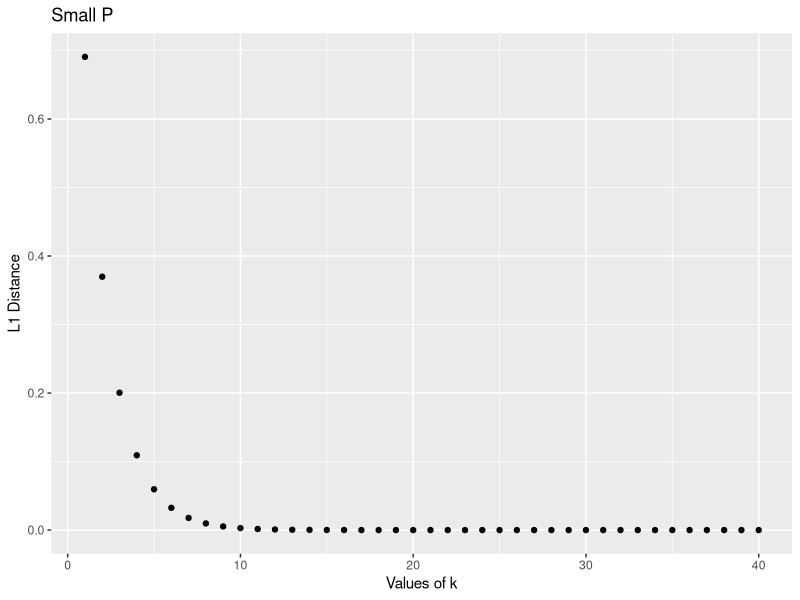
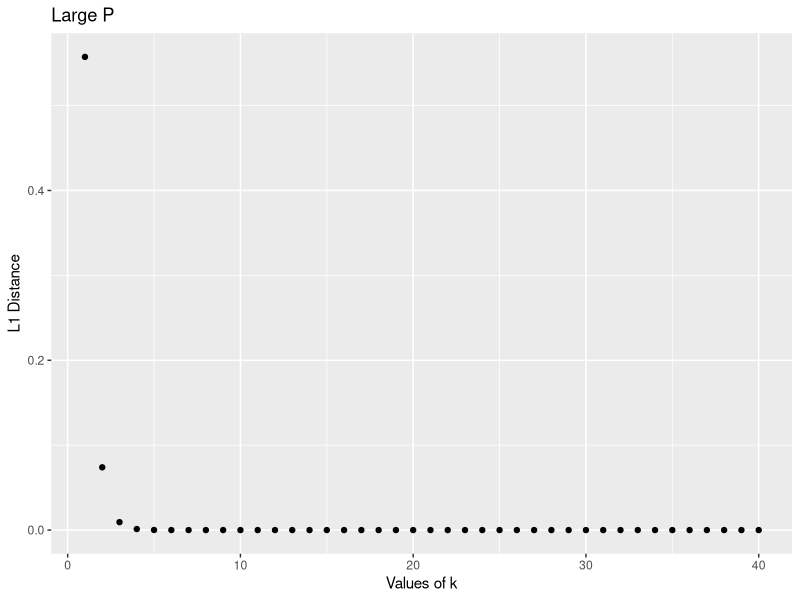

These figures' R source, in order: (Note: this script raises an error after producing the figures.)
# Function to calculate p^m
findpi <- function(p, k){
  prd <- p
  if (k > 1){
    for (i in 1:(k - 1)){
      prd <- prd %*% p
    }
  }
  return(prd)
}

# Function to calculate l1 distance
l1_distance <- function(u, v){
  l <- length(u)
  sum <- 0
  for (i in 1:l){
    sum <- sum + abs(u[i] - v[i])
  }
  return(sum)
}

# Function to get L1 norm distance
get_l1 <- function(m, P){
  l1_norm <- rep(0, m)
  for (i in 1:m){
    prd <- findpi(P, i)
    # Use row 1
    pi_row1 <- prd[1,]
    # Average all rows
    pi_avg <- colMeans(prd)
    # Calculate l1 distance
    l1_norm[i] <- l1_distance(pi_row1, pi_avg)
  }
  return(l1_norm)
}
#========= Experiment for small P===========
# Define P
P_small <- matrix(c(0.658, 0.280, 0.000, 0.2952, 0.5640, 0.4800, 0.0468, 0.1560, 0.5200), ncol=3)
# Check sum of each row
apply(P_small, 1, sum)
# Pick m
m <- 40
l1_norm_small <- get_l1(m, P_small)
# Plot (m, l1_norm) for small P
#install.packages("ggplot2")
#install.packages("ggpubr")
library(ggplot2)
library(ggpubr)
psmall_data <- data.frame(k = 1:m, l1_distance = l1_norm_small)
plot_sp <- ggplot(data = psmall_data, aes(x = k, y = l1_distance)) + geom_point()
plot_sp + ggtitle("Small P") + xlab("Values of k") + ylab("L1 Distance")
#========= Experiment for large P===========
# Function to generate a large P
gen_large_transmat <- function(dim){
  transmat <- matrix(0, dim, dim)
  for (i in 1:dim){
    for (j in 1:dim){
      transmat[i, j] <- runif(1, min=1, max=20)
    }
    transmat[i, ] <- transmat[i, ]/sum(transmat[i, ]) 
  }
  transmat
}
# Define the dimension of P large
dim <- 20
P_large <- gen_large_transmat(dim)
apply(P_large, 1, sum)
l1_norm_large <- get_l1(m, P_large)
# Plot (m, l1_norm) for large P
plarge_data <- data.frame(k = 1:m, l1_distance = l1_norm_large)
plot_lp <- ggplot(data = plarge_data, aes(x = k, y = l1_distance)) + geom_point()
plot_lp + ggtitle("Large P") + xlab("Values of k") + ylab("L1 Distance")
ggarrange(plot_sp, plot_lp, labels = c("Small P", "Large P"), ncol = 2, nrow = 1)%>%
  ggexport(filename = "/Users/pmh/Yun/ECS256_probability/HW2/problem1.png")